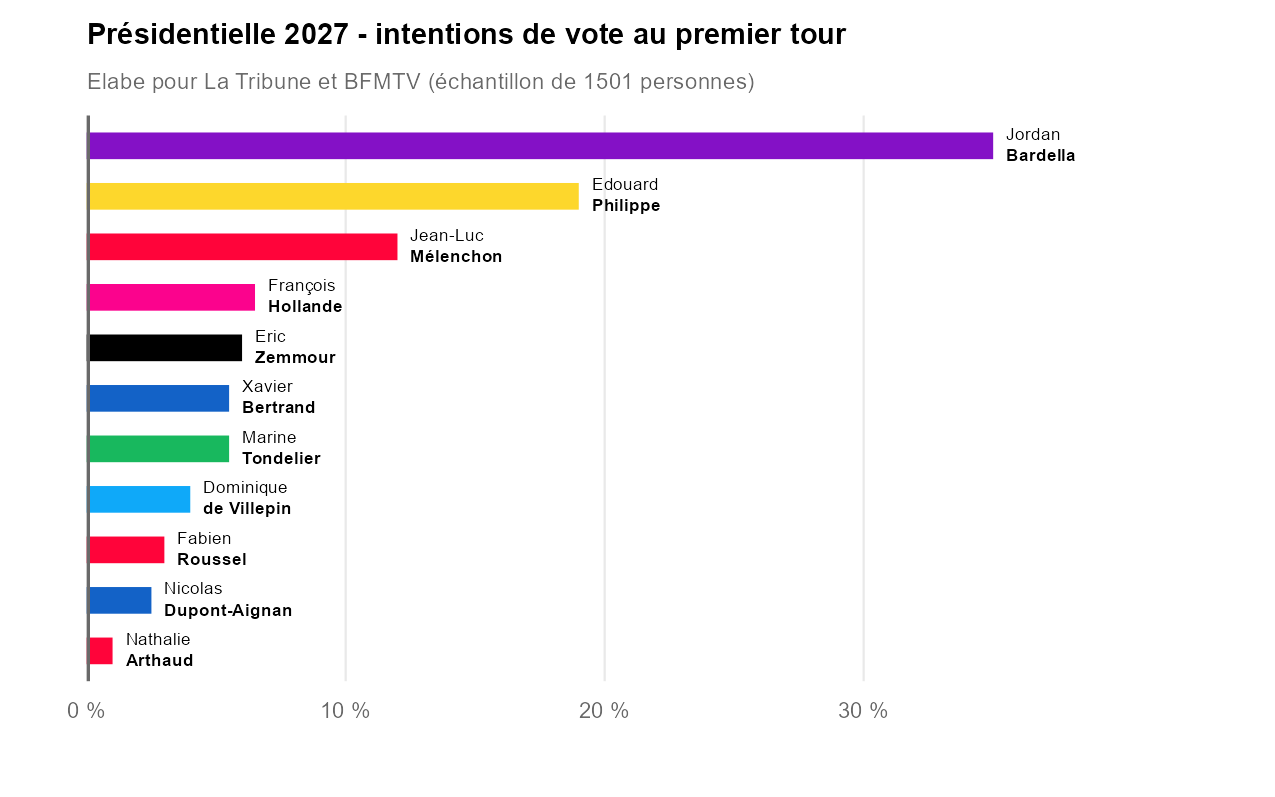

Here is the R script that generated this plot:
library(tidyverse)
library(ggtext)

# Data
data<-tibble(
  name=c('Nathalie<br>**Arthaud**','Fabien<br>**Roussel**','Jean-Luc<br>**Mélenchon**','Marine<br>**Tondelier**','François<br>**Hollande**','Edouard<br>**Philippe**','Dominique<br>**de Villepin**','Xavier<br>**Bertrand**','Nicolas<br>**Dupont-Aignan**','Jordan<br>**Bardella**','Eric<br>**Zemmour**'),
  val=c(1,3,12,5.5,6.5,19,4,5.5,2.5,35,6),
  side=c("ext_g","ext_g","ext_g","vert",'g','p','dv','xb','xb','jb','ez')
)

# Color palette
pal<-c(
  'ext_g'='#ff043a',
  'vert'='#18b85e',
  'g'='#fb038d',
  'p'='#fdd72c',
  'dv'='#0fa9f9',
  'xb'='#1362c7',
  'jb'='#8411c6',
  'ez'='#000000'
)

# Plot
pl<-ggplot(data)+
  geom_segment(
    aes(x=0,xend=val,y=fct_reorder(name,val),color=side),
    linewidth=3
  )+
  geom_richtext(
    aes(y=fct_reorder(name,val),x=val+0.5,label=name),
    hjust=0,size=1.5,
    fill = NA, label.color = NA, # remove background and outline
    label.padding = grid::unit(rep(0, 4), "pt") # remove padding
  )+
  annotate(
    geom='segment',
    x=0,xend=0,y=-Inf,yend=Inf,
    color='dimgrey',
    linewidth=0.75
  )+
  scale_x_continuous(
    expand=c(0,0),limits=c(0,45),
    breaks=seq(0,30,10),
    labels=glue::glue("{seq(0,30,10)} %")
  )+
  labs(
    title="Présidentielle 2027 - intentions de vote au premier tour",
    subtitle="Elabe pour La Tribune et BFMTV (échantillon de 1501 personnes)",
    x="",y=""
  )+
  scale_color_manual(values=pal)+
  guides(color='none')+
  theme(
    plot.title = element_text(face='bold',size=7),
    plot.subtitle = element_text(color='dimgrey',size=5.5),
    ##plot.subtitle = element_markdown(),
    panel.background =element_rect(fill="white",color=NA),
    panel.grid.major.x=element_line(
      color=alpha("dimgrey",0.15),linewidth=0.25
    ),
    axis.ticks=element_blank(),
    axis.text.y=element_blank(),
    axis.text.x=element_text(size=5.5,color="dimgrey")
  )

pl

ggsave(plot=pl,filename="makeover.png", width = 10.8, height = 6.75, units = "cm")
